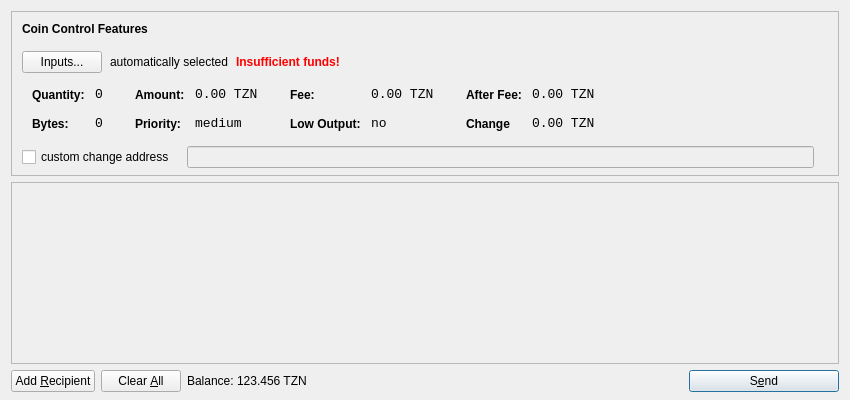
<?xml version="1.0" encoding="UTF-8"?>
<ui version="4.0">
 <class>SendCoinsDialog</class>
 <widget class="QDialog" name="SendCoinsDialog">
  <property name="geometry">
   <rect>
    <x>0</x>
    <y>0</y>
    <width>850</width>
    <height>400</height>
   </rect>
  </property>
  <property name="windowTitle">
   <string>Send Coins</string>
  </property>
  <layout class="QVBoxLayout" name="verticalLayout" stretch="0,1,0">
   <property name="bottomMargin">
    <number>8</number>
   </property>
   <item>
    <widget class="QFrame" name="frameCoinControl">
     <property name="sizePolicy">
      <sizepolicy hsizetype="Expanding" vsizetype="Expanding">
       <horstretch>0</horstretch>
       <verstretch>0</verstretch>
      </sizepolicy>
     </property>
     <property name="maximumSize">
      <size>
       <width>16777215</width>
       <height>16777215</height>
      </size>
     </property>
     <property name="frameShape">
      <enum>QFrame::StyledPanel</enum>
     </property>
     <property name="frameShadow">
      <enum>QFrame::Sunken</enum>
     </property>
     <layout class="QVBoxLayout" name="verticalLayoutCoinControl2">
      <property name="spacing">
       <number>-1</number>
      </property>
      <property name="leftMargin">
       <number>0</number>
      </property>
      <property name="topMargin">
       <number>0</number>
      </property>
      <property name="rightMargin">
       <number>0</number>
      </property>
      <property name="bottomMargin">
       <number>6</number>
      </property>
      <item>
       <layout class="QVBoxLayout" name="verticalLayoutCoinControl" stretch="0,0,0,0,1">
        <property name="spacing">
         <number>0</number>
        </property>
        <property name="leftMargin">
         <number>10</number>
        </property>
        <property name="topMargin">
         <number>10</number>
        </property>
        <item>
         <layout class="QHBoxLayout" name="horizontalLayoutCoinControl1">
          <property name="bottomMargin">
           <number>15</number>
          </property>
          <item>
           <widget class="QLabel" name="labelCoinControlFeatures">
            <property name="sizePolicy">
             <sizepolicy hsizetype="Preferred" vsizetype="Maximum">
              <horstretch>0</horstretch>
              <verstretch>0</verstretch>
             </sizepolicy>
            </property>
            <property name="font">
             <font>
              <weight>75</weight>
              <bold>true</bold>
             </font>
            </property>
            <property name="styleSheet">
             <string notr="true">font-weight:bold;</string>
            </property>
            <property name="text">
             <string>Coin Control Features</string>
            </property>
           </widget>
          </item>
         </layout>
        </item>
        <item>
         <layout class="QHBoxLayout" name="horizontalLayoutCoinControl2" stretch="0,0,0,0">
          <property name="spacing">
           <number>8</number>
          </property>
          <property name="bottomMargin">
           <number>10</number>
          </property>
          <item>
           <widget class="QPushButton" name="pushButtonCoinControl">
            <property name="styleSheet">
             <string notr="true"/>
            </property>
            <property name="text">
             <string>Inputs...</string>
            </property>
           </widget>
          </item>
          <item>
           <widget class="QLabel" name="labelCoinControlAutomaticallySelected">
            <property name="text">
             <string>automatically selected</string>
            </property>
            <property name="margin">
             <number>5</number>
            </property>
           </widget>
          </item>
          <item>
           <widget class="QLabel" name="labelCoinControlInsuffFunds">
            <property name="font">
             <font>
              <weight>75</weight>
              <bold>true</bold>
             </font>
            </property>
            <property name="styleSheet">
             <string notr="true">color:red;font-weight:bold;</string>
            </property>
            <property name="text">
             <string>Insufficient funds!</string>
            </property>
            <property name="margin">
             <number>5</number>
            </property>
           </widget>
          </item>
          <item>
           <spacer name="horizontalSpacerCoinControl">
            <property name="orientation">
             <enum>Qt::Horizontal</enum>
            </property>
            <property name="sizeHint" stdset="0">
             <size>
              <width>40</width>
              <height>1</height>
             </size>
            </property>
           </spacer>
          </item>
         </layout>
        </item>
        <item>
         <widget class="QWidget" name="widgetCoinControl" native="true">
          <property name="sizePolicy">
           <sizepolicy hsizetype="Preferred" vsizetype="Preferred">
            <horstretch>0</horstretch>
            <verstretch>0</verstretch>
           </sizepolicy>
          </property>
          <property name="minimumSize">
           <size>
            <width>0</width>
            <height>0</height>
           </size>
          </property>
          <property name="styleSheet">
           <string notr="true"/>
          </property>
          <layout class="QHBoxLayout" name="horizontalLayoutCoinControl5">
           <property name="margin">
            <number>0</number>
           </property>
           <item>
            <layout class="QHBoxLayout" name="horizontalLayoutCoinControl3" stretch="0,0,0,1">
             <property name="spacing">
              <number>20</number>
             </property>
             <property name="topMargin">
              <number>0</number>
             </property>
             <property name="bottomMargin">
              <number>10</number>
             </property>
             <item>
              <layout class="QFormLayout" name="formLayoutCoinControl1">
               <property name="horizontalSpacing">
                <number>10</number>
               </property>
               <property name="verticalSpacing">
                <number>14</number>
               </property>
               <property name="leftMargin">
                <number>10</number>
               </property>
               <property name="topMargin">
                <number>4</number>
               </property>
               <property name="rightMargin">
                <number>6</number>
               </property>
               <item row="0" column="0">
                <widget class="QLabel" name="labelCoinControlQuantityText">
                 <property name="styleSheet">
                  <string notr="true">font-weight:bold;</string>
                 </property>
                 <property name="text">
                  <string>Quantity:</string>
                 </property>
                 <property name="margin">
                  <number>0</number>
                 </property>
                </widget>
               </item>
               <item row="0" column="1">
                <widget class="QLabel" name="labelCoinControlQuantity">
                 <property name="font">
                  <font>
                   <family>Monospace</family>
                   <pointsize>10</pointsize>
                  </font>
                 </property>
                 <property name="cursor">
                  <cursorShape>IBeamCursor</cursorShape>
                 </property>
                 <property name="contextMenuPolicy">
                  <enum>Qt::ActionsContextMenu</enum>
                 </property>
                 <property name="text">
                  <string>0</string>
                 </property>
                 <property name="margin">
                  <number>0</number>
                 </property>
                 <property name="textInteractionFlags">
                  <set>Qt::LinksAccessibleByMouse|Qt::TextSelectableByKeyboard|Qt::TextSelectableByMouse</set>
                 </property>
                </widget>
               </item>
               <item row="1" column="0">
                <widget class="QLabel" name="labelCoinControlBytesText">
                 <property name="styleSheet">
                  <string notr="true">font-weight:bold;</string>
                 </property>
                 <property name="text">
                  <string>Bytes:</string>
                 </property>
                </widget>
               </item>
               <item row="1" column="1">
                <widget class="QLabel" name="labelCoinControlBytes">
                 <property name="font">
                  <font>
                   <family>Monospace</family>
                   <pointsize>10</pointsize>
                  </font>
                 </property>
                 <property name="cursor">
                  <cursorShape>IBeamCursor</cursorShape>
                 </property>
                 <property name="contextMenuPolicy">
                  <enum>Qt::ActionsContextMenu</enum>
                 </property>
                 <property name="text">
                  <string>0</string>
                 </property>
                 <property name="textInteractionFlags">
                  <set>Qt::LinksAccessibleByMouse|Qt::TextSelectableByKeyboard|Qt::TextSelectableByMouse</set>
                 </property>
                </widget>
               </item>
              </layout>
             </item>
             <item>
              <layout class="QFormLayout" name="formLayoutCoinControl2">
               <property name="horizontalSpacing">
                <number>10</number>
               </property>
               <property name="verticalSpacing">
                <number>14</number>
               </property>
               <property name="leftMargin">
                <number>6</number>
               </property>
               <property name="topMargin">
                <number>4</number>
               </property>
               <property name="rightMargin">
                <number>6</number>
               </property>
               <item row="0" column="0">
                <widget class="QLabel" name="labelCoinControlAmountText">
                 <property name="styleSheet">
                  <string notr="true">font-weight:bold;</string>
                 </property>
                 <property name="text">
                  <string>Amount:</string>
                 </property>
                 <property name="margin">
                  <number>0</number>
                 </property>
                </widget>
               </item>
               <item row="0" column="1">
                <widget class="QLabel" name="labelCoinControlAmount">
                 <property name="font">
                  <font>
                   <family>Monospace</family>
                   <pointsize>10</pointsize>
                  </font>
                 </property>
                 <property name="cursor">
                  <cursorShape>IBeamCursor</cursorShape>
                 </property>
                 <property name="contextMenuPolicy">
                  <enum>Qt::ActionsContextMenu</enum>
                 </property>
                 <property name="text">
                  <string>0.00 TZN</string>
                 </property>
                 <property name="textInteractionFlags">
                  <set>Qt::LinksAccessibleByMouse|Qt::TextSelectableByKeyboard|Qt::TextSelectableByMouse</set>
                 </property>
                </widget>
               </item>
               <item row="1" column="0">
                <widget class="QLabel" name="labelCoinControlPriorityText">
                 <property name="styleSheet">
                  <string notr="true">font-weight:bold;</string>
                 </property>
                 <property name="text">
                  <string>Priority:</string>
                 </property>
                </widget>
               </item>
               <item row="1" column="1">
                <widget class="QLabel" name="labelCoinControlPriority">
                 <property name="font">
                  <font>
                   <family>Monospace</family>
                   <pointsize>10</pointsize>
                  </font>
                 </property>
                 <property name="cursor">
                  <cursorShape>IBeamCursor</cursorShape>
                 </property>
                 <property name="contextMenuPolicy">
                  <enum>Qt::ActionsContextMenu</enum>
                 </property>
                 <property name="text">
                  <string>medium</string>
                 </property>
                 <property name="textInteractionFlags">
                  <set>Qt::LinksAccessibleByMouse|Qt::TextSelectableByKeyboard|Qt::TextSelectableByMouse</set>
                 </property>
                </widget>
               </item>
              </layout>
             </item>
             <item>
              <layout class="QFormLayout" name="formLayoutCoinControl3">
               <property name="horizontalSpacing">
                <number>10</number>
               </property>
               <property name="verticalSpacing">
                <number>14</number>
               </property>
               <property name="leftMargin">
                <number>6</number>
               </property>
               <property name="topMargin">
                <number>4</number>
               </property>
               <property name="rightMargin">
                <number>6</number>
               </property>
               <item row="0" column="0">
                <widget class="QLabel" name="labelCoinControlFeeText">
                 <property name="styleSheet">
                  <string notr="true">font-weight:bold;</string>
                 </property>
                 <property name="text">
                  <string>Fee:</string>
                 </property>
                 <property name="margin">
                  <number>0</number>
                 </property>
                </widget>
               </item>
               <item row="0" column="1">
                <widget class="QLabel" name="labelCoinControlFee">
                 <property name="font">
                  <font>
                   <family>Monospace</family>
                   <pointsize>10</pointsize>
                  </font>
                 </property>
                 <property name="cursor">
                  <cursorShape>IBeamCursor</cursorShape>
                 </property>
                 <property name="contextMenuPolicy">
                  <enum>Qt::ActionsContextMenu</enum>
                 </property>
                 <property name="text">
                  <string>0.00 TZN</string>
                 </property>
                 <property name="textInteractionFlags">
                  <set>Qt::LinksAccessibleByMouse|Qt::TextSelectableByKeyboard|Qt::TextSelectableByMouse</set>
                 </property>
                </widget>
               </item>
               <item row="1" column="0">
                <widget class="QLabel" name="labelCoinControlLowOutputText">
                 <property name="styleSheet">
                  <string notr="true">font-weight:bold;</string>
                 </property>
                 <property name="text">
                  <string>Low Output:</string>
                 </property>
                </widget>
               </item>
               <item row="1" column="1">
                <widget class="QLabel" name="labelCoinControlLowOutput">
                 <property name="font">
                  <font>
                   <family>Monospace</family>
                   <pointsize>10</pointsize>
                  </font>
                 </property>
                 <property name="cursor">
                  <cursorShape>IBeamCursor</cursorShape>
                 </property>
                 <property name="contextMenuPolicy">
                  <enum>Qt::ActionsContextMenu</enum>
                 </property>
                 <property name="text">
                  <string>no</string>
                 </property>
                 <property name="textInteractionFlags">
                  <set>Qt::LinksAccessibleByMouse|Qt::TextSelectableByKeyboard|Qt::TextSelectableByMouse</set>
                 </property>
                </widget>
               </item>
              </layout>
             </item>
             <item>
              <layout class="QFormLayout" name="formLayoutCoinControl4">
               <property name="horizontalSpacing">
                <number>10</number>
               </property>
               <property name="verticalSpacing">
                <number>14</number>
               </property>
               <property name="leftMargin">
                <number>6</number>
               </property>
               <property name="topMargin">
                <number>4</number>
               </property>
               <property name="rightMargin">
                <number>6</number>
               </property>
               <item row="0" column="0">
                <widget class="QLabel" name="labelCoinControlAfterFeeText">
                 <property name="styleSheet">
                  <string notr="true">font-weight:bold;</string>
                 </property>
                 <property name="text">
                  <string>After Fee:</string>
                 </property>
                 <property name="margin">
                  <number>0</number>
                 </property>
                </widget>
               </item>
               <item row="0" column="1">
                <widget class="QLabel" name="labelCoinControlAfterFee">
                 <property name="font">
                  <font>
                   <family>Monospace</family>
                   <pointsize>10</pointsize>
                  </font>
                 </property>
                 <property name="cursor">
                  <cursorShape>IBeamCursor</cursorShape>
                 </property>
                 <property name="contextMenuPolicy">
                  <enum>Qt::ActionsContextMenu</enum>
                 </property>
                 <property name="text">
                  <string>0.00 TZN</string>
                 </property>
                 <property name="textInteractionFlags">
                  <set>Qt::LinksAccessibleByMouse|Qt::TextSelectableByKeyboard|Qt::TextSelectableByMouse</set>
                 </property>
                </widget>
               </item>
               <item row="1" column="0">
                <widget class="QLabel" name="labelCoinControlChangeText">
                 <property name="styleSheet">
                  <string notr="true">font-weight:bold;</string>
                 </property>
                 <property name="text">
                  <string>Change</string>
                 </property>
                </widget>
               </item>
               <item row="1" column="1">
                <widget class="QLabel" name="labelCoinControlChange">
                 <property name="font">
                  <font>
                   <family>Monospace</family>
                   <pointsize>10</pointsize>
                  </font>
                 </property>
                 <property name="cursor">
                  <cursorShape>IBeamCursor</cursorShape>
                 </property>
                 <property name="contextMenuPolicy">
                  <enum>Qt::ActionsContextMenu</enum>
                 </property>
                 <property name="text">
                  <string>0.00 TZN</string>
                 </property>
                 <property name="textInteractionFlags">
                  <set>Qt::LinksAccessibleByMouse|Qt::TextSelectableByKeyboard|Qt::TextSelectableByMouse</set>
                 </property>
                </widget>
               </item>
              </layout>
             </item>
            </layout>
           </item>
          </layout>
         </widget>
        </item>
        <item>
         <layout class="QHBoxLayout" name="horizontalLayoutCoinControl4" stretch="0,0,0">
          <property name="spacing">
           <number>12</number>
          </property>
          <property name="sizeConstraint">
           <enum>QLayout::SetDefaultConstraint</enum>
          </property>
          <property name="topMargin">
           <number>5</number>
          </property>
          <property name="rightMargin">
           <number>5</number>
          </property>
          <item>
           <widget class="QCheckBox" name="checkBoxCoinControlChange">
            <property name="text">
             <string>custom change address</string>
            </property>
           </widget>
          </item>
          <item>
           <widget class="QLineEdit" name="lineEditCoinControlChange">
            <property name="enabled">
             <bool>false</bool>
            </property>
            <property name="sizePolicy">
             <sizepolicy hsizetype="Expanding" vsizetype="Fixed">
              <horstretch>0</horstretch>
              <verstretch>0</verstretch>
             </sizepolicy>
            </property>
           </widget>
          </item>
          <item>
           <widget class="QLabel" name="labelCoinControlChangeLabel">
            <property name="sizePolicy">
             <sizepolicy hsizetype="Preferred" vsizetype="Expanding">
              <horstretch>0</horstretch>
              <verstretch>0</verstretch>
             </sizepolicy>
            </property>
            <property name="minimumSize">
             <size>
              <width>0</width>
              <height>0</height>
             </size>
            </property>
            <property name="text">
             <string/>
            </property>
            <property name="margin">
             <number>3</number>
            </property>
           </widget>
          </item>
         </layout>
        </item>
        <item>
         <spacer name="verticalSpacerCoinControl">
          <property name="orientation">
           <enum>Qt::Vertical</enum>
          </property>
          <property name="sizeHint" stdset="0">
           <size>
            <width>800</width>
            <height>1</height>
           </size>
          </property>
         </spacer>
        </item>
       </layout>
      </item>
     </layout>
    </widget>
   </item>
   <item>
    <widget class="QScrollArea" name="scrollArea">
     <property name="widgetResizable">
      <bool>true</bool>
     </property>
     <widget class="QWidget" name="scrollAreaWidgetContents">
      <property name="geometry">
       <rect>
        <x>0</x>
        <y>0</y>
        <width>830</width>
        <height>165</height>
       </rect>
      </property>
      <layout class="QVBoxLayout" name="verticalLayout_2">
       <property name="margin">
        <number>0</number>
       </property>
       <item>
        <layout class="QVBoxLayout" name="entries">
         <property name="spacing">
          <number>6</number>
         </property>
        </layout>
       </item>
       <item>
        <spacer name="verticalSpacer">
         <property name="orientation">
          <enum>Qt::Vertical</enum>
         </property>
         <property name="sizeHint" stdset="0">
          <size>
           <width>20</width>
           <height>40</height>
          </size>
         </property>
        </spacer>
       </item>
      </layout>
     </widget>
    </widget>
   </item>
   <item>
    <layout class="QHBoxLayout" name="horizontalLayout">
     <item>
      <widget class="QPushButton" name="addButton">
       <property name="toolTip">
        <string>Send to multiple recipients at once</string>
       </property>
       <property name="text">
        <string>Add &amp;Recipient</string>
       </property>
       <property name="icon">
        <iconset resource="../bitcoin.qrc">
         <normaloff>:/icons/add</normaloff>:/icons/add</iconset>
       </property>
       <property name="autoDefault">
        <bool>false</bool>
       </property>
      </widget>
     </item>
     <item>
      <widget class="QPushButton" name="clearButton">
       <property name="sizePolicy">
        <sizepolicy hsizetype="Minimum" vsizetype="Fixed">
         <horstretch>0</horstretch>
         <verstretch>0</verstretch>
        </sizepolicy>
       </property>
       <property name="toolTip">
        <string>Remove all transaction fields</string>
       </property>
       <property name="text">
        <string>Clear &amp;All</string>
       </property>
       <property name="icon">
        <iconset resource="../bitcoin.qrc">
         <normaloff>:/icons/remove</normaloff>:/icons/remove</iconset>
       </property>
       <property name="autoRepeatDelay">
        <number>300</number>
       </property>
       <property name="autoDefault">
        <bool>false</bool>
       </property>
      </widget>
     </item>
     <item>
      <layout class="QHBoxLayout" name="horizontalLayout_2">
       <property name="spacing">
        <number>3</number>
       </property>
       <item>
        <widget class="QLabel" name="label">
         <property name="sizePolicy">
          <sizepolicy hsizetype="Preferred" vsizetype="Fixed">
           <horstretch>0</horstretch>
           <verstretch>0</verstretch>
          </sizepolicy>
         </property>
         <property name="text">
          <string>Balance:</string>
         </property>
        </widget>
       </item>
       <item>
        <widget class="QLabel" name="labelBalance">
         <property name="sizePolicy">
          <sizepolicy hsizetype="Preferred" vsizetype="Fixed">
           <horstretch>0</horstretch>
           <verstretch>0</verstretch>
          </sizepolicy>
         </property>
         <property name="cursor">
          <cursorShape>IBeamCursor</cursorShape>
         </property>
         <property name="text">
          <string>123.456 TZN</string>
         </property>
         <property name="textInteractionFlags">
          <set>Qt::LinksAccessibleByMouse|Qt::TextSelectableByKeyboard|Qt::TextSelectableByMouse</set>
         </property>
        </widget>
       </item>
      </layout>
     </item>
     <item>
      <spacer name="horizontalSpacer">
       <property name="orientation">
        <enum>Qt::Horizontal</enum>
       </property>
       <property name="sizeHint" stdset="0">
        <size>
         <width>40</width>
         <height>20</height>
        </size>
       </property>
      </spacer>
     </item>
     <item>
      <widget class="QPushButton" name="sendButton">
       <property name="minimumSize">
        <size>
         <width>150</width>
         <height>0</height>
        </size>
       </property>
       <property name="toolTip">
        <string>Confirm the send action</string>
       </property>
       <property name="text">
        <string>S&amp;end</string>
       </property>
       <property name="icon">
        <iconset resource="../bitcoin.qrc">
         <normaloff>:/icons/send</normaloff>:/icons/send</iconset>
       </property>
       <property name="default">
        <bool>true</bool>
       </property>
      </widget>
     </item>
    </layout>
   </item>
  </layout>
 </widget>
 <resources>
  <include location="../bitcoin.qrc"/>
 </resources>
 <connections/>
</ui>
